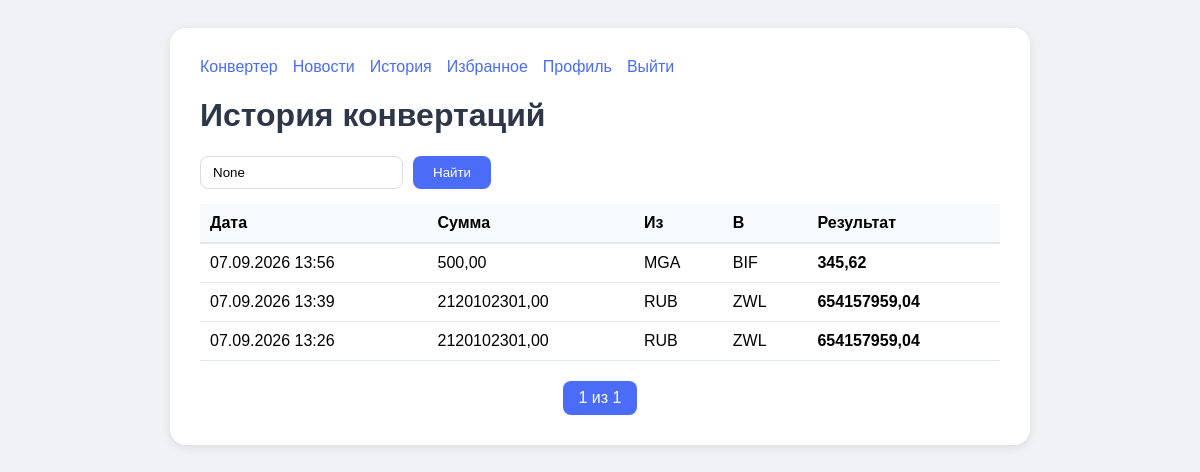
Page /history/ (signed in) on the earlier database version.
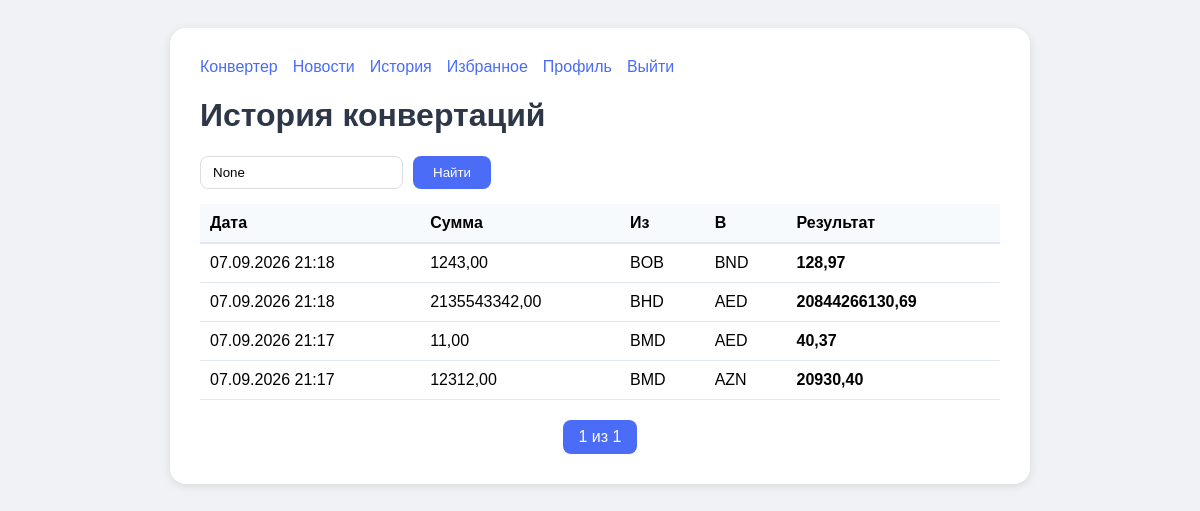
Same page on the later database version.
### currency/models.py (models this page shows, shortened)
class ConversionHistory(models.Model):
    user = models.ForeignKey(settings.AUTH_USER_MODEL, on_delete=models.CASCADE, related_name='conversions')
    from_currency = models.CharField('Из валюты', max_length=10)
    to_currency = models.CharField('В валюту', max_length=10)
    amount = models.DecimalField('Сумма', max_digits=15, decimal_places=2)
    result = models.DecimalField('Результат', max_digits=15, decimal_places=2)
    created_at = models.DateTimeField('Дата конвертации', auto_now_add=True)
    class Meta:
        verbose_name = 'История конвертации'
        verbose_name_plural = 'История конвертаций'
        ordering = ['-created_at']

### currency/views.py (the view)
# urls.py: path('history/', views.history, name='history'),
@login_required
def history(request):
    history_list = ConversionHistory.objects.filter(user=request.user)
    currency_filter = request.GET.get('currency')
    if currency_filter:
        history_list = history_list.filter(
            Q(from_currency=currency_filter) | Q(to_currency=currency_filter)
        )
    paginator = Paginator(history_list, 10)
    page_number = request.GET.get('page')
    page_obj = paginator.get_page(page_number)
    return render(request, 'currency/history.html', {
        'page_obj': page_obj,
        'currency_filter': currency_filter,
    })

### currency/templates/currency/history.html (shortened to what this page needs)
<!DOCTYPE html>
<html>
<head>
</head>
<body>
    <div class="container">
        <div class="nav">
            <a href="/">Конвертер</a>
            <a href="/news/">Новости</a>
            <a href="/history/">История</a>
            <a href="/favorites/">Избранное</a>
            <a href="/users/profile/">Профиль</a>
            <a href="/users/logout/">Выйти</a>
        </div>
        <h1>История конвертаций</h1>
        <form method="GET" class="filter-form">
            <input type="text" name="currency" placeholder="Фильтр по валюте" value="{{ currency_filter }}">
            <button type="submit">Найти</button>
        </form>
        {% if page_obj %}
            <table>
                <thead>
                    <tr>
                        <th>Дата</th>
                        <th>Сумма</th>
                        <th>Из</th>
                        <th>В</th>
                        <th>Результат</th>
                    </tr>
                </thead>
                <tbody>
                    {% for item in page_obj %}
                        <tr>
                            <td>{{ item.created_at|date:"d.m.Y H:i" }}</td>
                            <td>{{ item.amount }}</td>
                            <td>{{ item.from_currency }}</td>
                            <td>{{ item.to_currency }}</td>
                            <td><strong>{{ item.result }}</strong></td>
                        </tr>
                    {% endfor %}
                </tbody>
            </table>
            <div class="pagination">
                <span class="current">{{ page_obj.number }} из {{ page_obj.paginator.num_pages }}</span>
            </div>
        {% else %}
            <div class="empty">У вас пока нет конвертаций</div>
        {% endif %}
    </div>
</body>
</html>

### currency/templates/currency/history.html (style rules this page uses)
body { font-family: Arial; background: #f0f2f5; padding: 20px; }
.container { max-width: 800px; margin: 0 auto; background: white; padding: 30px; border-radius: 16px; box-shadow: 0 2px 10px rgba(0,0,0,0.1); }
h1 { color: #2d3748; }
.nav { display: flex; gap: 15px; margin-bottom: 20px; flex-wrap: wrap; }
.nav a { color: #4a6cf7; text-decoration: none; }
table { width: 100%; border-collapse: collapse; margin-top: 15px; }
th { background: #f7fafc; padding: 10px; text-align: left; border-bottom: 2px solid #e2e8f0; }
td { padding: 10px; border-bottom: 1px solid #e2e8f0; }
.pagination { display: flex; justify-content: center; gap: 10px; margin-top: 20px; }
.pagination .current { padding: 8px 16px; background: #4a6cf7; color: white; border-radius: 8px; }
.filter-form { display: flex; gap: 10px; margin-bottom: 15px; flex-wrap: wrap; }
.filter-form input { padding: 8px 12px; border: 1px solid #ddd; border-radius: 8px; }
.filter-form button { padding: 8px 20px; background: #4a6cf7; color: white; border: none; border-radius: 8px; cursor: pointer; }

Differences in the rows shown:
removed ConversionHistory: created_at "07.09.2026 13:56", amount "500,00", from_currency "MGA", to_currency "BIF", result "345,62"
removed ConversionHistory: created_at "07.09.2026 13:39", amount "2120102301,00", from_currency "RUB", to_currency "ZWL", result "654157959,04"
removed ConversionHistory: created_at "07.09.2026 13:26", amount "2120102301,00", from_currency "RUB", to_currency "ZWL", result "654157959,04"
added ConversionHistory: created_at "07.09.2026 21:18", amount "1243,00", from_currency "BOB", to_currency "BND", result "128,97"
added ConversionHistory: created_at "07.09.2026 21:18", amount "2135543342,00", from_currency "BHD", to_currency "AED", result "20844266130,69"
added ConversionHistory: created_at "07.09.2026 21:17", amount "11,00", from_currency "BMD", to_currency "AED", result "40,37"
added ConversionHistory: created_at "07.09.2026 21:17", amount "12312,00", from_currency "BMD", to_currency "AZN", result "20930,40"
